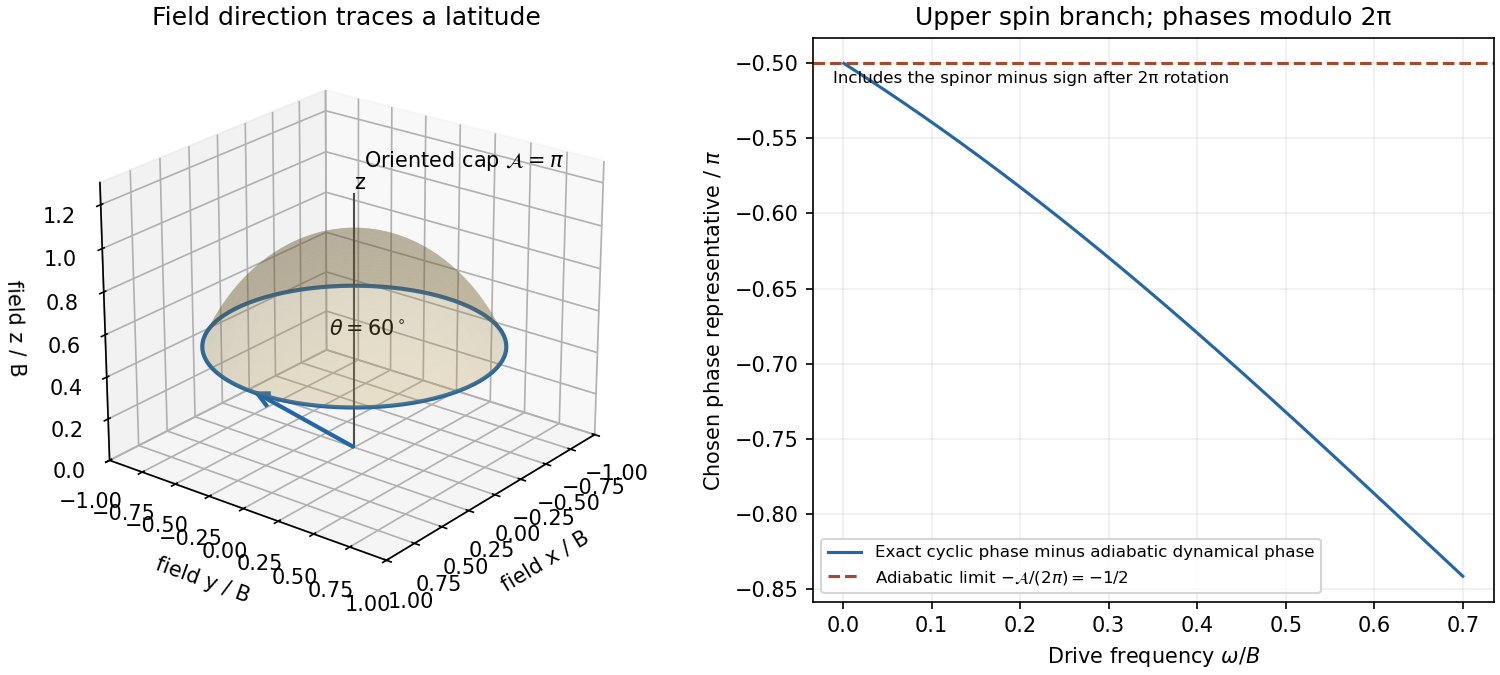

Here is the Python script that generated this plot:
"""Original analytic illustration. Python 3.14, NumPy, Matplotlib; output to cwd."""
import numpy as np
import matplotlib
matplotlib.use('Agg')
import matplotlib.pyplot as plt
fig=plt.figure(figsize=(10,4.5),facecolor='white',layout='constrained')
ax=fig.add_subplot(121,projection='3d')
theta=np.pi/3;phi=np.linspace(0,2*np.pi,180);polar=np.linspace(0,theta,40);P,Q=np.meshgrid(phi,polar)
ax.plot_surface(np.sin(Q)*np.cos(P),np.sin(Q)*np.sin(P),np.cos(Q),color='#d8b352',alpha=.25,linewidth=0)
ax.plot(np.sin(theta)*np.cos(phi),np.sin(theta)*np.sin(phi),np.full_like(phi,np.cos(theta)),color='#2567a5',lw=2)
ax.quiver(0,0,0,np.sin(theta),0,np.cos(theta),color='#2567a5',arrow_length_ratio=.12,linewidth=2)
ax.plot([0,0],[0,0],[0,1.2],color='.3',lw=1);ax.text(0,0,1.22,'z');ax.text(.23,0,.6,r'$\theta=60^\circ$')
ax.text(-.8,-.55,1.05,r'Oriented cap $\mathcal{A}=\pi$')
ax.set(xlim=(-1,1),ylim=(-1,1),zlim=(0,1.3),xlabel='field x / B',ylabel='field y / B',zlabel='field z / B',title='Field direction traces a latitude')
ax.set_box_aspect((1,1,.85));ax.view_init(23,38)
bx=fig.add_subplot(122);w=np.linspace(.001,.7,700);splitting=np.sqrt(1-2*w*np.cos(theta)+w*w)
res=-np.pi+np.pi*(1-splitting)/w
bx.plot(w,res/np.pi,color='#2567a5',label='Exact cyclic phase minus adiabatic dynamical phase')
bx.axhline(-(1-np.cos(theta)),ls='--',color='#a34b32',label=r'Adiabatic limit $-\mathcal{A}/(2\pi)=-1/2$')
bx.set(xlabel=r'Drive frequency $\omega/B$',ylabel=r'Chosen phase representative / $\pi$',title='Upper spin branch; phases modulo 2π')
bx.grid(alpha=.2);bx.legend(fontsize=8,loc='lower left');bx.text(.03,.92,'Includes the spinor minus sign after 2π rotation',transform=bx.transAxes,fontsize=8)
fig.savefig('paper-1-rotating-spin-phase.png',dpi=150,facecolor='white');plt.close(fig)
